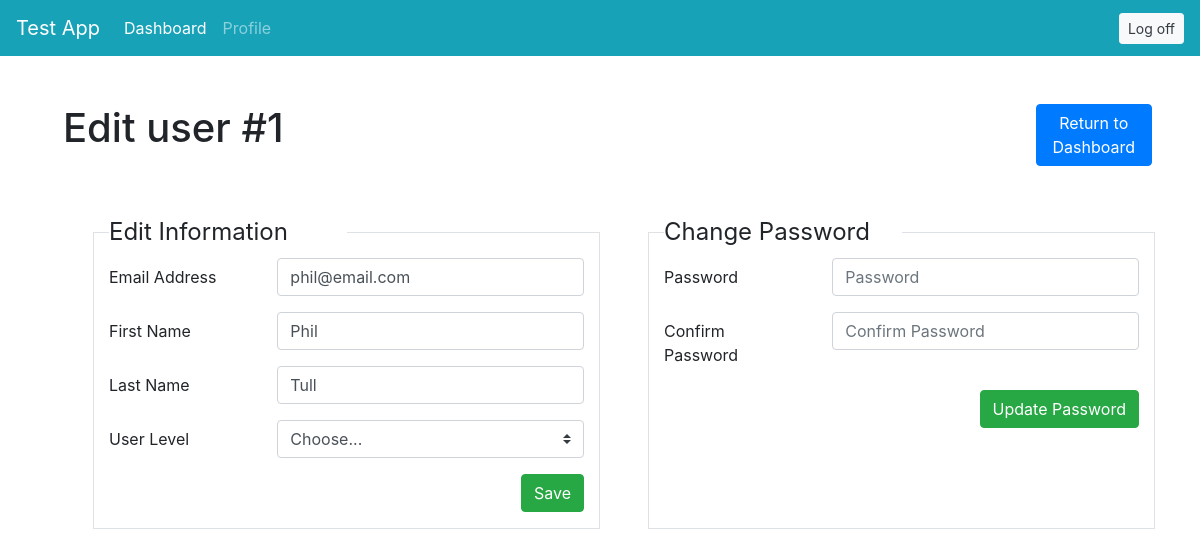
/users/1/edit_user (signed in), run on the app's committed database.
### login_reg/models.py (models this page shows)
class User(models.Model):
    first_name = models.CharField(max_length=45)
    last_name = models.CharField(max_length=45)
    email = models.CharField(max_length=100)
    password = models.CharField(max_length=255)
    user_level = models.IntegerField(blank=True, null=True)
    description = models.TextField(default="")
    created_at = models.DateTimeField(auto_now_add=True)
    updated_at = models.DateTimeField(auto_now=True)
    objects = UserManager()

### user_dash_app/views.py (the view, shortened to what this page needs)
# urls.py: path('<int:user_id>/edit_user', views.edit_user),
def edit_user(request, user_id):
    if request.session['user_level'] == 9:
        context = {
            'user': User.objects.get(id=user_id)
        }
        return render(request, 'edit_user.html', context)
    return redirect('/')

### user_dash_app/templates/edit_user.html (shortened to what this page needs)
<!DOCTYPE html>
<html lang="en">
<head>
    <link rel="stylesheet" href="https://stackpath.bootstrapcdn.com/bootstrap/4.3.1/css/bootstrap.min.css">
</head>
<body>
    <nav class="navbar navbar-expand-lg navbar-dark bg-info">
        <a class="navbar-brand" href="/">Test App</a>
        <div class="collapse navbar-collapse" id="navbarText">
            <ul class="navbar-nav mr-auto">
                <li class="nav-item active">
                    <a class="nav-link" href="/users/admin">Dashboard<span class="sr-only">(current)</span></a>
                </li>
                <li class="nav-item">
                    <a class="nav-link" href="/users/profile">Profile</a>
                </li>
            </ul>
            <a class="btn btn-sm btn-light text-dark" href="/logoff"
                    role="button">Log off</a>
        </div>
    </nav>
    <div class="row ml-5 my-5">
        <div class="col-10"><h1>Edit user #{{user.id}}</h1></div>
        <div class="col-2"><a class="btn btn-primary btn-md mr-5" href="/users/admin" role="button">Return to Dashboard</a></div>
    </div>
    <div class="container row mx-auto">
        <fieldset class="col ml-5 border">
            <legend class="w-50">Edit Information</legend>
            <form action="/users/{{user.id}}/edit_user" method="POST">
                <div class="form-group row">
                    <label for="inputEmail3" class="col-sm-4 col-form-label">Email Address</label>
                    <div class="col-sm-8">
                        <input type="email" name="email" class="form-control" id="inputEmail3" value="{{user.email}}">
                    </div>
                </div>
                <div class="form-group row">
                    <label for="" class="col-sm-4 col-form-label">First Name</label>
                    <div class="col-sm-8">
                        <input type="text" name="first_name" class="form-control" id="" value="{{user.first_name}}">
                    </div>
                </div>
                <div class="form-group row">
                    <label for="" class="col-sm-4 col-form-label">Last Name</label>
                    <div class="col-sm-8">
                        <input type="text" name="last_name" class="form-control" id="" value="{{user.last_name}}">
                    </div>
                </div>
                <div class="form-group row">
                    <label for="" class="col-sm-4 col-form-label">User Level</label>
                    <div class="col-sm-8">
                        <select name="user_level" id="" class="form-control custom-select">
                            <option value="0">Choose...</option>
                        </select>
                    </div>
                </div>
                <div class="form-group row">
                    <div class="col-sm-12">
                        <button type="submit" class="btn btn-success float-right">Save</button>
                    </div>
                </div>
            </form>
        </fieldset>
        <fieldset class="col ml-5 border">
            <legend class="w-50">Change Password</legend>
            <form action="/users/update_password" method="POST">
                <div class="form-group row">
                    <label for="inputPassword3" class="col-sm-4 col-form-label">Password</label>
                    <div class="col-sm-8">
                        <input type="password" name="password" class="form-control" id="inputPassword3" placeholder="Password">
                    </div>
                </div>
                <div class="form-group row">
                    <label for="inputPassword3" class="col-sm-4 col-form-label">Confirm Password</label>
                    <div class="col-sm-8">
                        <input type="password" name="conf_password" class="form-control" id="inputPassword3" placeholder="Confirm Password">
                    </div>
                </div>
                <div class="form-group row">
                    <div class="col-sm-12">
                        <button type="submit" class="btn btn-success float-right">Update Password</button>
                    </div>
                </div>
            </form>
        </fieldset>
    </div>
</body>
</html>

### data on the page
User: id "1", email "phil@email.com", first_name "Phil", last_name "Tull"
